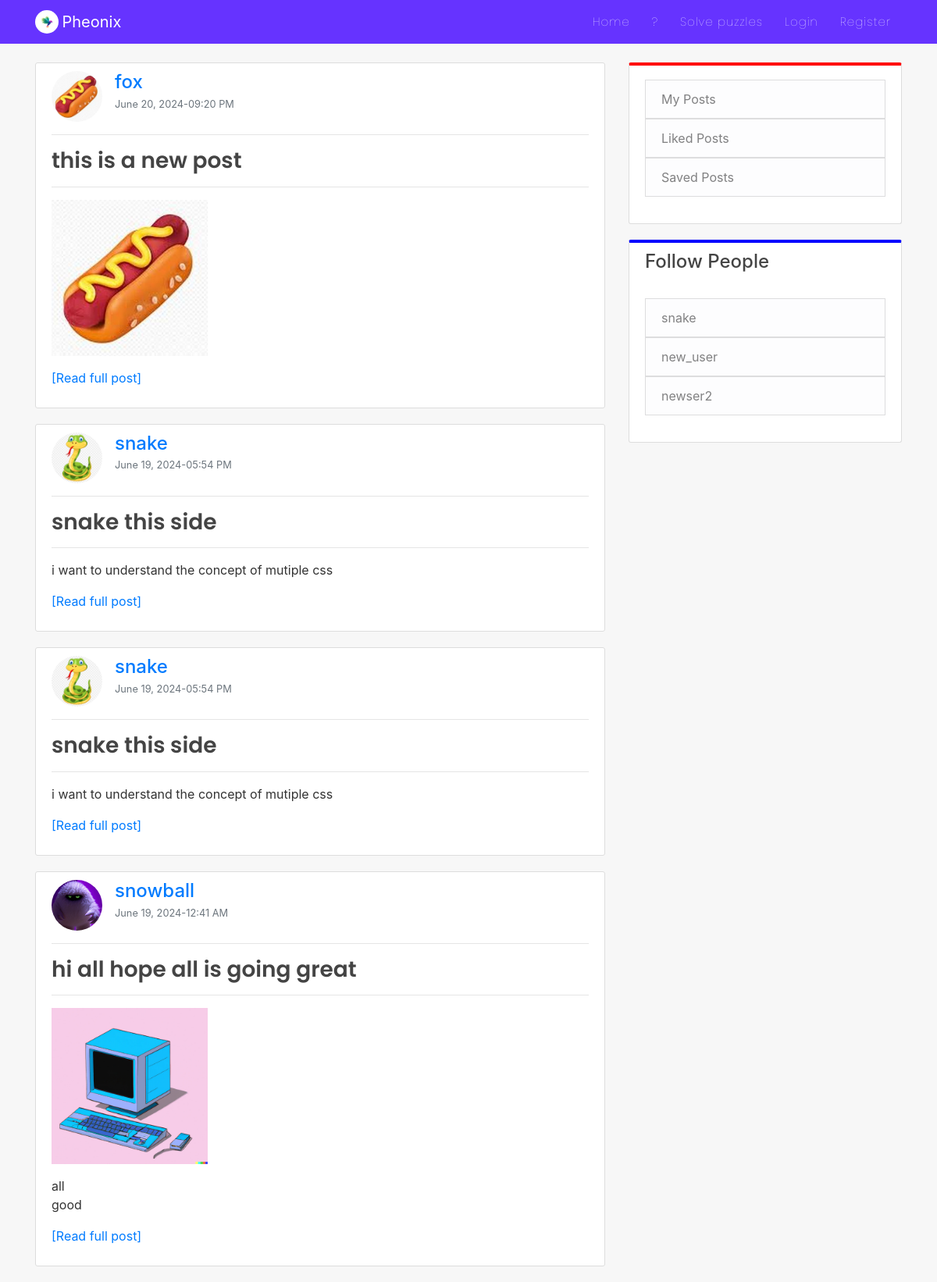
/home/, run on the app's committed database.
### blog/models.py (models this page shows, shortened)
class Post(models.Model):
    title = models.CharField(max_length=150)
    content = RichTextField(blank=True, null=True)
    date_posted = models.DateTimeField(default=timezone.now)
    date_updated = models.DateTimeField(auto_now=True)
    author = models.ForeignKey(User, on_delete=models.CASCADE)
    likes = models.ManyToManyField(User, related_name="blogpost", blank=True)
    saves = models.ManyToManyField(User, related_name="blogsave", blank=True)
    image = models.ImageField(upload_to='post_images/', blank=True, null=True)
    video = models.FileField(upload_to='post_videos/', null=True, blank=True)
    link = models.URLField(max_length=200, null=True, blank=True)

### users/models.py (models this page shows, shortened)
class Profile(models.Model):
    user = models.OneToOneField(User, on_delete=models.CASCADE)
    is_online = models.BooleanField(default=False)
    following = models.ManyToManyField(User, related_name="following", blank=True)
    friends = models.ManyToManyField(User, related_name='my_friends', blank=True)
    bio = models.CharField(default="",blank=True,null=True,max_length=350)
    date_of_birth = models.CharField(blank=True,max_length=150)
    updated = models.DateTimeField(auto_now=True)
    created = models.DateTimeField(auto_now_add=True)
    image = models.ImageField(default='default.jpg', upload_to='profile_pics',blank=True, null=True)

### blog/views.py (the view)
# urls.py: path('home/', PostListView.as_view(), name='blog-home'),
class PostListView(ListView):
    model = Post
    template_name = 'blog/home.html'
    context_object_name = 'posts'
    ordering = ['-date_posted']
    paginate_by = 5
    def get_context_data(self, *args,**kwargs):
        context = super(PostListView, self).get_context_data()
        users = list(User.objects.exclude(pk=self.request.user.pk))
        if len(users) > 3:
            cnt = 3
        else:
            cnt = len(users)
        random_users = random.sample(users, cnt)
        context['random_users'] = random_users
        return context

### blog/templates/blog/home.html (shortened to what this page needs)
{% extends "blog/base.html" %}
{% block content %}
<div class="col-md-8">
    {% for post in posts %}
    <article class="content-section" style="overflow: auto; ">
      <div class="media">
          <img class="rounded-circle article-img " src="{{post.author.profile.image.url}}" alt="image">
          <div class="media-body">
              <p class="mb-0">
                <a class="mr-2 h4" href="{% url 'profile-detail-view' post.author.pk %}">{{ post.author }}</a>
              </p>
              <small class="text-muted">{{ post.date_posted|date:"F d, Y-h:i A" }}</small>
          </div>
      </div>
      <hr>
      <h3><a class="article-title" href="{% url 'post-detail' post.id %}">{{ post.title }}</a></h3>
      <hr>
      {% if post.image %}
        <img style="height: 200px; width: 200px;" src="{{ post.image.url }}" alt="Post Image">
      {% endif %}
      <p class="article-content">{{ post.content|safe|linebreaks|truncatewords_html:"20" }}<a href="{% url 'post-detail' post.id %}">[Read full post]</a></p>
    </article>
    {% endfor %}
</div>
<div class="col-md-4">
  <div class="content-section" style="border-top: 4px solid red;">
          <ul class="list-group">
            <a href="{% url 'user-posts' user %}"><li class="list-group-item list-group-item-light">My Posts</li></a>
            <a href="{% url 'all-like' %}"><li class="list-group-item list-group-item-light">Liked Posts</li></a>
            <a href="{% url 'all-save' %}"><li class="list-group-item list-group-item-light">Saved Posts</li></a>
          </ul>
          <br>
  </div>
  <div class="content-section " style="border-top: 4px solid blue;">
    <h4>Follow People</h4>
    <br>
        <ul class="list-group">
          {% for user in random_users %}
            <a href="{% url 'profile-detail-view' user.pk %}"><li class="list-group-item list-group-item-light">{{ user.username }}</li></a>
          {% endfor %}
        </ul>
        <br>
  </div>
</div>
{% endblock %}

### blog/static/blog/main.css (style rules this page uses)
body { background: #f7f7f7; color: #333333; margin-top: 5rem; scroll-behavior: smooth; }
h1, h2, h3, h4, h5, h6 { color: #444444; }
ul { margin: 0; }
.content-section { background: #ffffff; padding: 10px 20px; border: 1px solid #dddddd; border-radius: 3px; margin-bottom: 20px; }
.article-title { color: #444444; font-family: 'poppins'; font-weight: 600; }
.article-content { white-space: pre-line; }
.article-img { height: 65px; width: 65px; margin-right: 16px; }

### data on the page
Post: author.profile.image (picture), author "fox", date_posted "June 20, 2024-09:20 PM", title "this is a new post", image (picture)
Post: author.profile.image (picture), author "snake", date_posted "June 19, 2024-05:54 PM", title "snake this side", content "i want to understand the concept of mutiple css"
Post: author.profile.image (picture), author "snake", date_posted "June 19, 2024-05:54 PM", title "snake this side", content "i want to understand the concept of mutiple css"
Post: author.profile.image (picture), author "snowball", date_posted "June 19, 2024-12:41 AM", title "hi all hope all is going great", image (picture), content "all good"

### other printed values
{{ user.username }} "snake"
{{ user.username }} "new_user"
{{ user.username }} "newser2"
